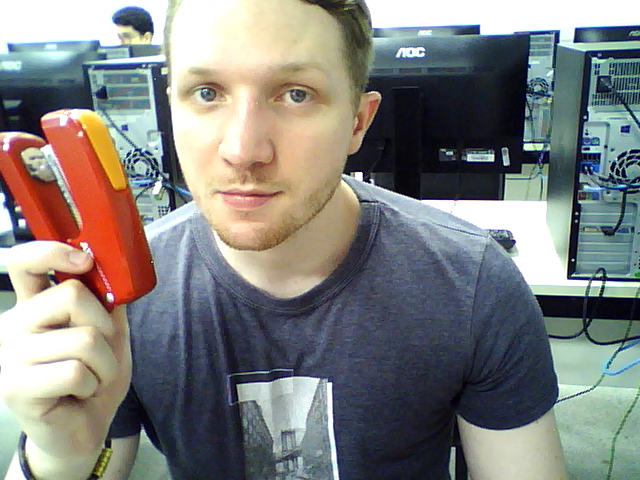
//> input picture Relatorio_Lab04/Ex_3/gab_original.png, 640 x 480 px, given in place of the camera
$ ./Binariza_Equalize_Calc_Hist   (built with g++ and OpenCV 4)
//> lines starting //> are read from the running program, lines starting //| are printed output that depends on the picture; after the words box and inside, x2 and y2 are one past the last pixel; in counts of white or black regions, pixels touching at a corner belong together
#include "opencv2/imgcodecs.hpp"
#include "opencv2/highgui.hpp"
#include "opencv2/imgproc.hpp"
#include <iostream>

using namespace cv;
using namespace std;

int threshold_value = 128; // Valor inicial para o limiar
int threshold_type = 0;    // Tipo de limiar (binário)
int const max_value = 255;
int const max_type = 4;
int const max_binary_value = 255;

Mat src, src_gray, dst, equalized;
const char* window_name = "Binarização e Equalização";

// Função de callback para a trackbar de tipo de limiar
void Threshold_Demo(int, void*) {
    // Aplica a binarização após a equalização de histograma
    threshold(equalized, dst, threshold_value, max_binary_value, threshold_type);
    if (!dst.empty()) {
        imshow(window_name, dst);
    }
}

// Função para plotar o histograma
void plotHistogram(const Mat& image, Mat& histImage) {
    int histSize = 256;
    float range[] = { 0, 256 };
    const float* histRange[] = { range };
    bool uniform = true, accumulate = false;

    // Calcular histogramas para os canais B, G e R
    Mat b_hist, g_hist, r_hist;
    vector<Mat> bgr_planes;
    split(image, bgr_planes);
    calcHist(&bgr_planes[0], 1, 0, Mat(), b_hist, 1, &histSize, histRange, uniform, accumulate);
    calcHist(&bgr_planes[1], 1, 0, Mat(), g_hist, 1, &histSize, histRange, uniform, accumulate);
    calcHist(&bgr_planes[2], 1, 0, Mat(), r_hist, 1, &histSize, histRange, uniform, accumulate);

    // Normalizar os histogramas
    normalize(b_hist, b_hist, 0, histImage.rows, NORM_MINMAX, -1, Mat());
    normalize(g_hist, g_hist, 0, histImage.rows, NORM_MINMAX, -1, Mat());
    normalize(r_hist, r_hist, 0, histImage.rows, NORM_MINMAX, -1, Mat());

    // Desenhar os histogramas
    int hist_w = 512;
    int bin_w = cvRound((double)hist_w / histSize);

    for (int i = 1; i < histSize; i++) {
        line(histImage, Point(bin_w * (i - 1), histImage.rows - cvRound(b_hist.at<float>(i - 1))),
             Point(bin_w * i, histImage.rows - cvRound(b_hist.at<float>(i))),
             Scalar(255, 0, 0), 2, 8, 0); // Canal B

        line(histImage, Point(bin_w * (i - 1), histImage.rows - cvRound(g_hist.at<float>(i - 1))),
             Point(bin_w * i, histImage.rows - cvRound(g_hist.at<float>(i))),
             Scalar(0, 255, 0), 2, 8, 0); // Canal G

        line(histImage, Point(bin_w * (i - 1), histImage.rows - cvRound(r_hist.at<float>(i - 1))),
             Point(bin_w * i, histImage.rows - cvRound(r_hist.at<float>(i))),
             Scalar(0, 0, 255), 2, 8, 0); // Canal R
    }
}

int main() {
    VideoCapture cap(0); // Captura da câmera padrão
    if (!cap.isOpened()) {
        cout << "Erro ao abrir a câmera!" << endl;
        return -1;
    }

    namedWindow(window_name, WINDOW_AUTOSIZE); // Criação de janela para exibição da binarização

    // Trackbars com callbacks
    createTrackbar("Tipo de Limiar", window_name, &threshold_type, max_type, Threshold_Demo);
    createTrackbar("Valor do Limiar", window_name, &threshold_value, max_value, Threshold_Demo);

    while (true) {
        Mat frame;
        cap >> frame; // Captura o quadro da webcam
//> frame is the input picture: 480 rows x 640 cols, CV_8UC3; mean B, G, R 126.1, 129.2, 129.4

        if (frame.empty()) {
            cout << "Quadro vazio, encerrando!" << endl;
            break;
        }

        // Converter para escala de cinza
        cvtColor(frame, src_gray, COLOR_BGR2GRAY);
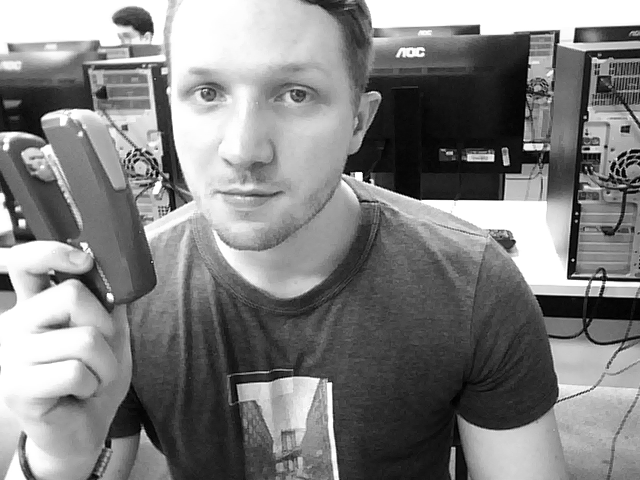
//> src_gray: 480 rows x 640 cols, CV_8UC1; min 0, max 255, mean 128.8

        // Aplicar equalização de histograma
        equalizeHist(src_gray, equalized);
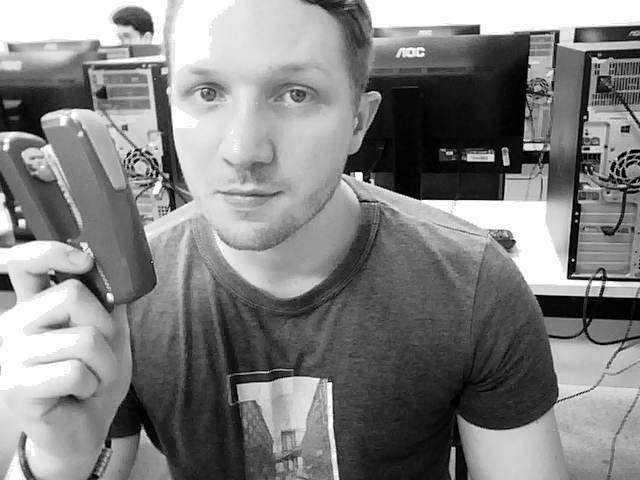
//> equalized: 480 rows x 640 cols, CV_8UC1; min 0, max 255, mean 128.9

        // Gerar histogramas
        Mat histImage(400, 512, CV_8UC3, Scalar(0, 0, 0));
        plotHistogram(frame, histImage);
//> in plotHistogram, `split(image, bgr_planes);`:
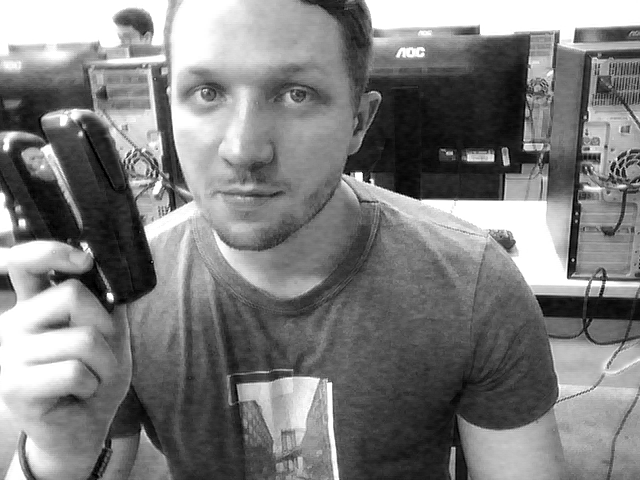
//> bgr_planes[0]: 480 rows x 640 cols, CV_8UC1; min 0, max 255, mean 126.1
//> in plotHistogram, `split(image, bgr_planes);`:
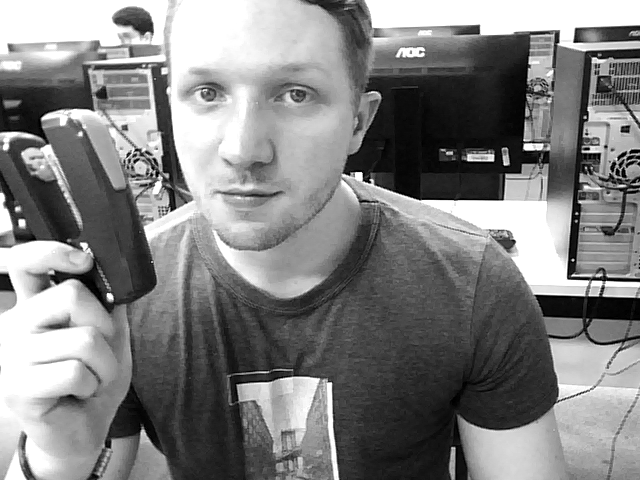
//> bgr_planes[1]: 480 rows x 640 cols, CV_8UC1; min 0, max 255, mean 129.2
//> in plotHistogram, `split(image, bgr_planes);`:
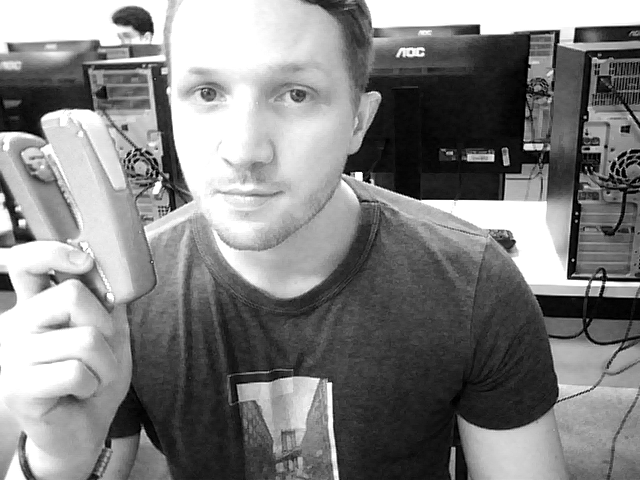
//> bgr_planes[2]: 480 rows x 640 cols, CV_8UC1; min 0, max 255, mean 129.4
//> in plotHistogram, `calcHist(&bgr_planes[0], 1, 0, Mat(), b_hist, 1, &histSize, histRange,..`: b_hist = 256 values, max 26614 at index 255, min 34 at index 1, mean 1200
//> in plotHistogram, `calcHist(&bgr_planes[1], 1, 0, Mat(), g_hist, 1, &histSize, histRange,..`: g_hist = 256 values, max 35826 at index 255, min 113 at index 1, mean 1200
//> in plotHistogram, `calcHist(&bgr_planes[2], 1, 0, Mat(), r_hist, 1, &histSize, histRange,..`: r_hist = 256 values, max 38914 at index 255, min 148 at index 1, mean 1200
//> in plotHistogram, `normalize(b_hist, b_hist, 0, histImage.rows, NORM_MINMAX, -1, Mat());`: b_hist = 256 values, max 400 at index 255, min 0 at index 1, mean 17.55
//> in plotHistogram, `normalize(g_hist, g_hist, 0, histImage.rows, NORM_MINMAX, -1, Mat());`: g_hist = 256 values, max 400 at index 255, min 0 at index 1, mean 12.17
//> in plotHistogram, `normalize(r_hist, r_hist, 0, histImage.rows, NORM_MINMAX, -1, Mat());`: r_hist = 256 values, max 400 at index 255, min 0 at index 1, mean 10.85
//> after the loop in plotHistogram, `for (int i = 1; i < histSize; i++)`:
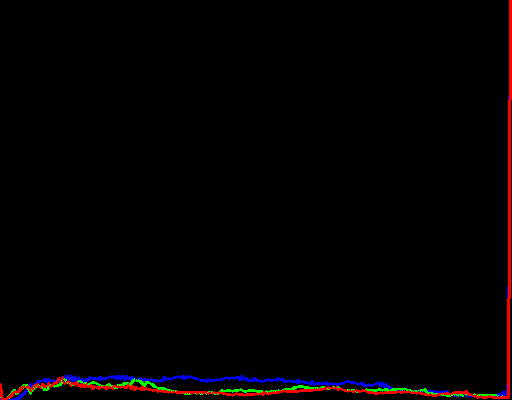
//> histImage: 400 rows x 512 cols, CV_8UC3; mean B, G, R 1.7, 1.1, 3.4

        // Exibir imagens
        imshow("Imagem Original", frame);
        imshow("Imagem em Escala de Cinza", src_gray);
        imshow("Imagem Equalizada", equalized);

        // Exibe o histograma
        imshow("Histograma", histImage);

        // Realizar a binarização da imagem após equalização
        Threshold_Demo(0, 0);
//> in Threshold_Demo, `threshold(equalized, dst, threshold_value, max_binary_value, threshold..`:
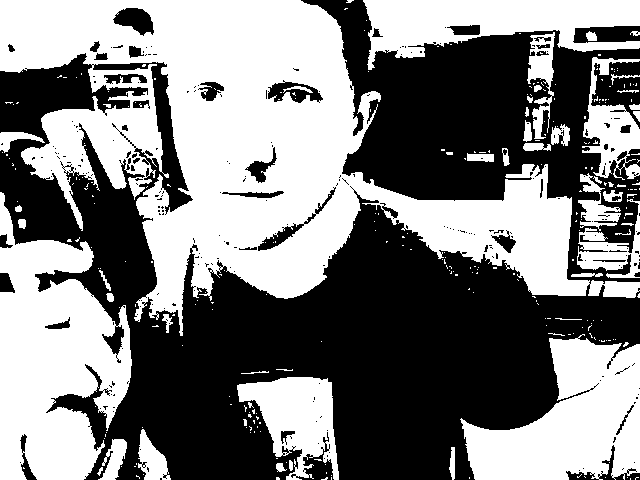
//> dst: 480 rows x 640 cols, CV_8UC1; 49.7% white; 293 white regions (246 under 20 px), largest, box (x1, y1, x2, y2) and area: (0, 0, 640, 336) 84209, (0, 192, 132, 480) 23570, (460, 334, 640, 480) 15772

        // Espera por uma tecla
        char c = (char)waitKey(30);
//> the 'q' key is pressed
        if (c == 'q') {
            break; // Encerra se 'q' for pressionado
        } else if (c == 's') {
            // Salva todas as imagens e histogramas
            imwrite("imagem_original.png", frame);
            imwrite("imagem_gray.png", src_gray);
            imwrite("imagem_equalizada.png", equalized);
            imwrite("histograma_imagem.png", histImage);
            imwrite("imagem_binarizada.png", dst);
            cout << "Imagens e histogramas salvos!" << endl;
        }
    }

    // Libera a captura e fecha todas as janelas
    cap.release();
    destroyAllWindows();

    return 0;
}
